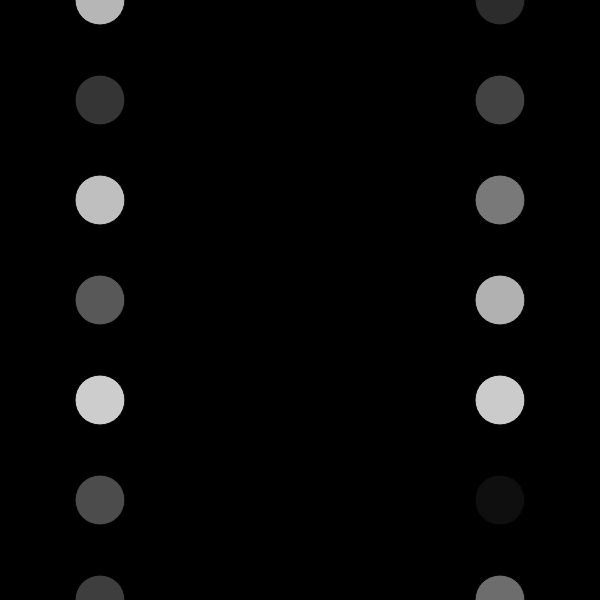
Frame 1 (no input)
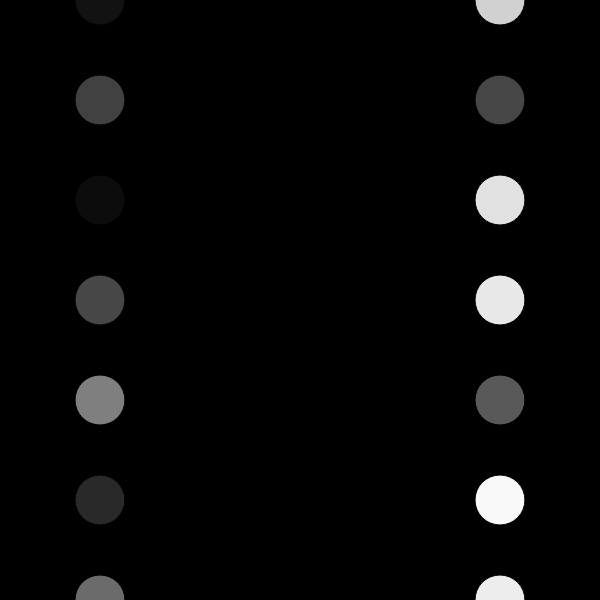
Frame 60 (no input)
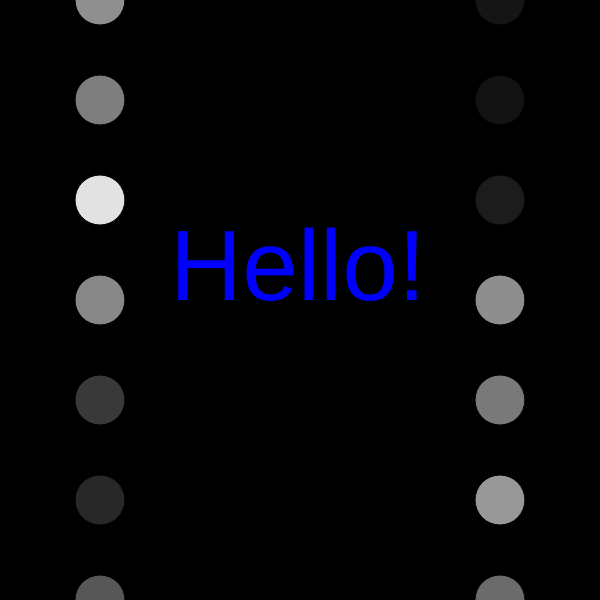
Frame 120 (the mouse pressed at the canvas centre since frame 60)

The p5.js sketch that drew these frames (run headless with seeded random() and noise() and a simulated clock; from frame 60 on, the mouse is pressed at the canvas centre):

// p5.js sketch
// ── sketch.js
/*
whileLoopLisaJ
Lisa Jiang May 2017
*/


function setup() {
    createCanvas(600, 600);
}

function draw() {
      background(0);//black background

      //var y = 0;
      var y = 0;//initializes at 0
      while (y <=height) { //condition is y<=height      
        stroke(0);
        fill(random(255));//randomizes fill color 0-255 range to create flicker effect
        //rect(200, y, 50, 50);
        ellipse(100, y, 50, 50);// draws circles on left side of canvas
        //y = y + 50;
        y = y + 100;// draws circle with y value spaced down 100, incrementor
      }

      //for(y = 0; y<= height; y += 50){
        for(y = 0; y<= height; y += 100){//intializaes at 0, condition is y<= height, incrementor is y+=100
        stroke(0);
        fill(random(255));//randomizes fill color 0-255 range to create flicker effect
        ellipse(500, y, 50, 50);// draws circles on right side of canvas
      }
          if(mouseIsPressed){
            fill(0,0,255);//blue
            textSize(100);
            text('Hello!',170,300);//says hello on blue in middle of page
      }

}
